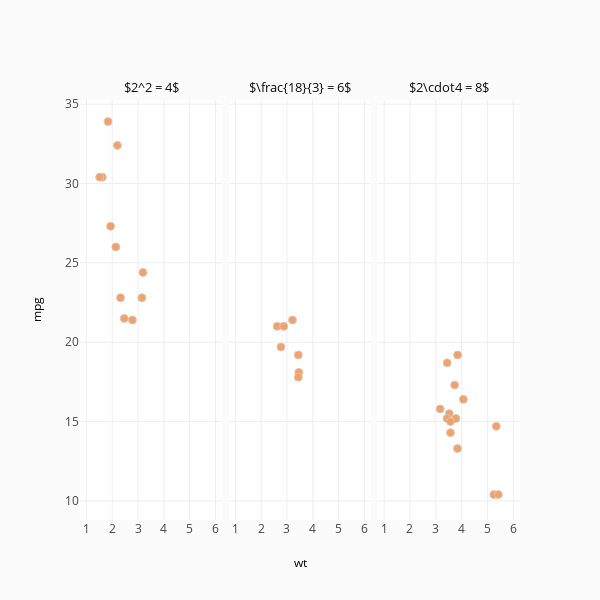

Here is the notebook cell this chart was saved with:
### Markdown cell above
# Custom Labels

### Code cell
import plotly.figure_factory as ff

import pandas as pd
mtcars = pd.read_csv('https://raw.githubusercontent.com/plotly/datasets/master/mtcars.csv')

fig = ff.create_facet_grid(
    mtcars,
    x='wt',
    y='mpg',
    facet_col='cyl',
    facet_col_labels={4: '$2^2 = 4$', 6: '$\\frac{18}{3} = 6$', 8: '$2\cdot4 = 8$'},
    marker={'color': 'rgb(240, 100, 2)'},
)

pyo.iplot(fig, filename='facet - custom labels')

### Figure 1 — Plotly figure (JSON) as saved in the notebook; plotly's stock layout.template omitted (floating-point values rounded to 4 significant figures)
{"data": [{"marker": {"color": "rgb(240, 100, 2)", "line": {"color": "darkgrey", "width": 1}, "size": 8}, "mode": "markers", "opacity": 0.6, "type": "scatter", "uid": "3edd4fb3-9869-4607-b953-b1cdc82d2877", "x": [2.32, 3.19, 3.15, 2.2, 1.615, 1.835, 2.465, 1.935, 2.14, 1.513, 2.78], "xaxis": "x", "y": [22.8, 24.4, 22.8, 32.4, 30.4, 33.9, 21.5, 27.3, 26, 30.4, 21.4], "yaxis": "y"}, {"marker": {"color": "rgb(240, 100, 2)", "line": {"color": "darkgrey", "width": 1}, "size": 8}, "mode": "markers", "opacity": 0.6, "type": "scatter", "uid": "6ee11825-2485-4017-89fe-893247b62f6e", "x": [2.62, 2.875, 3.215, 3.46, 3.44, 3.44, 2.77], "xaxis": "x2", "y": [21, 21, 21.4, 18.1, 19.2, 17.8, 19.7], "yaxis": "y"}, {"marker": {"color": "rgb(240, 100, 2)", "line": {"color": "darkgrey", "width": 1}, "size": 8}, "mode": "markers", "opacity": 0.6, "type": "scatter", "uid": "2ce3b27b-f723-483a-bdcd-fe70de1e21a7", "x": [3.44, 3.57, 4.07, 3.73, 3.78, 5.25, 5.424, 5.345, 3.52, 3.435, 3.84, 3.845, 3.17, 3.57], "xaxis": "x3", "y": [18.7, 14.3, 16.4, 17.3, 15.2, 10.4, 10.4, 14.7, 15.5, 15.2, 13.3, 19.2, 15.8, 15], "yaxis": "y"}], "layout": {"annotations": [{"font": {"color": "#0f0f0f", "size": 13}, "showarrow": false, "text": "$2^2 = 4$", "textangle": 0, "x": 0.1617, "xanchor": "center", "xref": "paper", "y": 1.03, "yanchor": "middle", "yref": "paper"}, {"font": {"color": "#0f0f0f", "size": 13}, "showarrow": false, "text": "$\\frac{18}{3} = 6$", "textangle": 0, "x": 0.5, "xanchor": "center", "xref": "paper", "y": 1.03, "yanchor": "middle", "yref": "paper"}, {"font": {"color": "#0f0f0f", "size": 13}, "showarrow": false, "text": "$2\\cdot4 = 8$", "textangle": 0, "x": 0.8383, "xanchor": "center", "xref": "paper", "y": 1.03, "yanchor": "middle", "yref": "paper"}, {"font": {"color": "#000000", "size": 12}, "showarrow": false, "text": "wt", "textangle": 0, "x": 0.5, "xanchor": "center", "xref": "paper", "y": -0.1, "yanchor": "middle", "yref": "paper"}, {"font": {"color": "#000000", "size": 12}, "showarrow": false, "text": "mpg", "textangle": -90, "x": -0.1, "xanchor": "center", "xref": "paper", "y": 0.5, "yanchor": "middle", "yref": "paper"}], "height": 600, "legend": {"bgcolor": "#efefef", "borderwidth": 1, "x": 1.05, "y": 1, "yanchor": "top"}, "paper_bgcolor": "rgb(251, 251, 251)", "showlegend": false, "title": {"text": ""}, "width": 600, "xaxis": {"anchor": "y", "domain": [0, 0.3233], "dtick": 1, "range": [0.75, 6.263], "ticklen": 0, "zeroline": false}, "xaxis2": {"anchor": "free", "domain": [0.3383, 0.6617], "dtick": 1, "position": 0, "range": [0.75, 6.263], "ticklen": 0, "zeroline": false}, "xaxis3": {"anchor": "free", "domain": [0.6767, 1], "dtick": 1, "position": 0, "range": [0.75, 6.263], "ticklen": 0, "zeroline": false}, "yaxis": {"anchor": "x", "domain": [0, 1], "dtick": 5, "range": [8.8, 35.26], "ticklen": 0, "zeroline": false}}}
